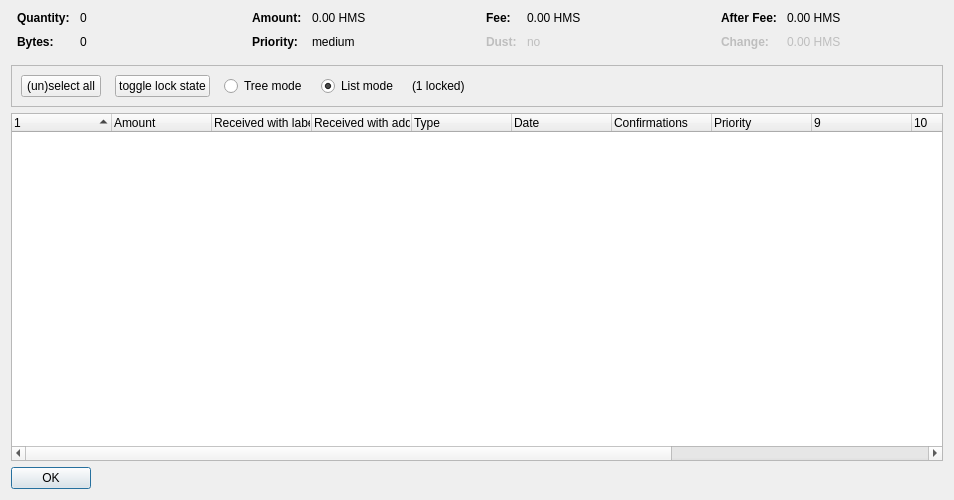
<?xml version="1.0" encoding="UTF-8"?>
<ui version="4.0">
 <class>CoinControlDialog</class>
 <widget class="QDialog" name="CoinControlDialog">
  <property name="geometry">
   <rect>
    <x>0</x>
    <y>0</y>
    <width>954</width>
    <height>500</height>
   </rect>
  </property>
  <property name="windowTitle">
   <string>Coin Selection</string>
  </property>
  <layout class="QVBoxLayout" name="verticalLayout">
   <item>
    <layout class="QHBoxLayout" name="horizontalLayoutTop" stretch="0,0,0,0">
     <property name="topMargin">
      <number>0</number>
     </property>
     <property name="bottomMargin">
      <number>10</number>
     </property>
     <item>
      <layout class="QFormLayout" name="formLayoutCoinControl1">
       <property name="horizontalSpacing">
        <number>10</number>
       </property>
       <property name="verticalSpacing">
        <number>10</number>
       </property>
       <property name="leftMargin">
        <number>6</number>
       </property>
       <property name="rightMargin">
        <number>6</number>
       </property>
       <item row="0" column="0">
        <widget class="QLabel" name="labelCoinControlQuantityText">
         <property name="font">
          <font>
           <weight>75</weight>
           <bold>true</bold>
          </font>
         </property>
         <property name="text">
          <string>Quantity:</string>
         </property>
        </widget>
       </item>
       <item row="0" column="1">
        <widget class="QLabel" name="labelCoinControlQuantity">
         <property name="cursor">
          <cursorShape>IBeamCursor</cursorShape>
         </property>
         <property name="contextMenuPolicy">
          <enum>Qt::ActionsContextMenu</enum>
         </property>
         <property name="text">
          <string notr="true">0</string>
         </property>
         <property name="textInteractionFlags">
          <set>Qt::LinksAccessibleByMouse|Qt::TextSelectableByKeyboard|Qt::TextSelectableByMouse</set>
         </property>
        </widget>
       </item>
       <item row="1" column="0">
        <widget class="QLabel" name="labelCoinControlBytesText">
         <property name="font">
          <font>
           <weight>75</weight>
           <bold>true</bold>
          </font>
         </property>
         <property name="text">
          <string>Bytes:</string>
         </property>
        </widget>
       </item>
       <item row="1" column="1">
        <widget class="QLabel" name="labelCoinControlBytes">
         <property name="cursor">
          <cursorShape>IBeamCursor</cursorShape>
         </property>
         <property name="contextMenuPolicy">
          <enum>Qt::ActionsContextMenu</enum>
         </property>
         <property name="text">
          <string notr="true">0</string>
         </property>
         <property name="textInteractionFlags">
          <set>Qt::LinksAccessibleByMouse|Qt::TextSelectableByKeyboard|Qt::TextSelectableByMouse</set>
         </property>
        </widget>
       </item>
      </layout>
     </item>
     <item>
      <layout class="QFormLayout" name="formLayoutCoinControl2">
       <property name="horizontalSpacing">
        <number>10</number>
       </property>
       <property name="verticalSpacing">
        <number>10</number>
       </property>
       <property name="leftMargin">
        <number>6</number>
       </property>
       <property name="rightMargin">
        <number>6</number>
       </property>
       <item row="0" column="0">
        <widget class="QLabel" name="labelCoinControlAmountText">
         <property name="font">
          <font>
           <weight>75</weight>
           <bold>true</bold>
          </font>
         </property>
         <property name="text">
          <string>Amount:</string>
         </property>
        </widget>
       </item>
       <item row="0" column="1">
        <widget class="QLabel" name="labelCoinControlAmount">
         <property name="cursor">
          <cursorShape>IBeamCursor</cursorShape>
         </property>
         <property name="contextMenuPolicy">
          <enum>Qt::ActionsContextMenu</enum>
         </property>
         <property name="text">
          <string notr="true">0.00 HMS</string>
         </property>
         <property name="textInteractionFlags">
          <set>Qt::LinksAccessibleByMouse|Qt::TextSelectableByKeyboard|Qt::TextSelectableByMouse</set>
         </property>
        </widget>
       </item>
       <item row="1" column="0">
        <widget class="QLabel" name="labelCoinControlPriorityText">
         <property name="font">
          <font>
           <weight>75</weight>
           <bold>true</bold>
          </font>
         </property>
         <property name="text">
          <string>Priority:</string>
         </property>
        </widget>
       </item>
       <item row="1" column="1">
        <widget class="QLabel" name="labelCoinControlPriority">
         <property name="cursor">
          <cursorShape>IBeamCursor</cursorShape>
         </property>
         <property name="contextMenuPolicy">
          <enum>Qt::ActionsContextMenu</enum>
         </property>
         <property name="text">
          <string>medium</string>
         </property>
         <property name="textInteractionFlags">
          <set>Qt::LinksAccessibleByMouse|Qt::TextSelectableByKeyboard|Qt::TextSelectableByMouse</set>
         </property>
        </widget>
       </item>
      </layout>
     </item>
     <item>
      <layout class="QFormLayout" name="formLayoutCoinControl3">
       <property name="horizontalSpacing">
        <number>10</number>
       </property>
       <property name="verticalSpacing">
        <number>10</number>
       </property>
       <property name="leftMargin">
        <number>6</number>
       </property>
       <property name="rightMargin">
        <number>6</number>
       </property>
       <item row="0" column="0">
        <widget class="QLabel" name="labelCoinControlFeeText">
         <property name="font">
          <font>
           <weight>75</weight>
           <bold>true</bold>
          </font>
         </property>
         <property name="text">
          <string>Fee:</string>
         </property>
        </widget>
       </item>
       <item row="0" column="1">
        <widget class="QLabel" name="labelCoinControlFee">
         <property name="cursor">
          <cursorShape>IBeamCursor</cursorShape>
         </property>
         <property name="contextMenuPolicy">
          <enum>Qt::ActionsContextMenu</enum>
         </property>
         <property name="text">
          <string notr="true">0.00 HMS</string>
         </property>
         <property name="textInteractionFlags">
          <set>Qt::LinksAccessibleByMouse|Qt::TextSelectableByKeyboard|Qt::TextSelectableByMouse</set>
         </property>
        </widget>
       </item>
       <item row="1" column="0">
        <widget class="QLabel" name="labelCoinControlLowOutputText">
         <property name="enabled">
          <bool>false</bool>
         </property>
         <property name="font">
          <font>
           <weight>75</weight>
           <bold>true</bold>
          </font>
         </property>
         <property name="text">
          <string>Dust:</string>
         </property>
        </widget>
       </item>
       <item row="1" column="1">
        <widget class="QLabel" name="labelCoinControlLowOutput">
         <property name="enabled">
          <bool>false</bool>
         </property>
         <property name="cursor">
          <cursorShape>IBeamCursor</cursorShape>
         </property>
         <property name="contextMenuPolicy">
          <enum>Qt::ActionsContextMenu</enum>
         </property>
         <property name="text">
          <string>no</string>
         </property>
         <property name="textInteractionFlags">
          <set>Qt::LinksAccessibleByMouse|Qt::TextSelectableByKeyboard|Qt::TextSelectableByMouse</set>
         </property>
        </widget>
       </item>
      </layout>
     </item>
     <item>
      <layout class="QFormLayout" name="formLayoutCoinControl4">
       <property name="horizontalSpacing">
        <number>10</number>
       </property>
       <property name="verticalSpacing">
        <number>10</number>
       </property>
       <property name="leftMargin">
        <number>6</number>
       </property>
       <property name="rightMargin">
        <number>6</number>
       </property>
       <item row="0" column="0">
        <widget class="QLabel" name="labelCoinControlAfterFeeText">
         <property name="font">
          <font>
           <weight>75</weight>
           <bold>true</bold>
          </font>
         </property>
         <property name="text">
          <string>After Fee:</string>
         </property>
        </widget>
       </item>
       <item row="0" column="1">
        <widget class="QLabel" name="labelCoinControlAfterFee">
         <property name="cursor">
          <cursorShape>IBeamCursor</cursorShape>
         </property>
         <property name="contextMenuPolicy">
          <enum>Qt::ActionsContextMenu</enum>
         </property>
         <property name="text">
          <string notr="true">0.00 HMS</string>
         </property>
         <property name="textInteractionFlags">
          <set>Qt::LinksAccessibleByMouse|Qt::TextSelectableByKeyboard|Qt::TextSelectableByMouse</set>
         </property>
        </widget>
       </item>
       <item row="1" column="0">
        <widget class="QLabel" name="labelCoinControlChangeText">
         <property name="enabled">
          <bool>false</bool>
         </property>
         <property name="font">
          <font>
           <weight>75</weight>
           <bold>true</bold>
          </font>
         </property>
         <property name="text">
          <string>Change:</string>
         </property>
        </widget>
       </item>
       <item row="1" column="1">
        <widget class="QLabel" name="labelCoinControlChange">
         <property name="enabled">
          <bool>false</bool>
         </property>
         <property name="cursor">
          <cursorShape>IBeamCursor</cursorShape>
         </property>
         <property name="contextMenuPolicy">
          <enum>Qt::ActionsContextMenu</enum>
         </property>
         <property name="text">
          <string notr="true">0.00 HMS</string>
         </property>
         <property name="textInteractionFlags">
          <set>Qt::LinksAccessibleByMouse|Qt::TextSelectableByKeyboard|Qt::TextSelectableByMouse</set>
         </property>
        </widget>
       </item>
      </layout>
     </item>
    </layout>
   </item>
   <item>
    <widget class="QFrame" name="frame">
     <property name="minimumSize">
      <size>
       <width>0</width>
       <height>40</height>
      </size>
     </property>
     <property name="frameShape">
      <enum>QFrame::StyledPanel</enum>
     </property>
     <property name="frameShadow">
      <enum>QFrame::Sunken</enum>
     </property>
     <layout class="QHBoxLayout" name="horizontalLayout">
      <item>
       <layout class="QHBoxLayout" name="horizontalLayoutPanel" stretch="0,0,0,0,0,0">
        <property name="spacing">
         <number>14</number>
        </property>
        <item>
         <widget class="QPushButton" name="pushButtonSelectAll">
          <property name="sizePolicy">
           <sizepolicy hsizetype="Maximum" vsizetype="Fixed">
            <horstretch>0</horstretch>
            <verstretch>0</verstretch>
           </sizepolicy>
          </property>
          <property name="text">
           <string>(un)select all</string>
          </property>
          <property name="autoDefault">
           <bool>false</bool>
          </property>
         </widget>
        </item>
        <item>
         <widget class="QPushButton" name="pushButtonToggleLock">
          <property name="sizePolicy">
           <sizepolicy hsizetype="Maximum" vsizetype="Fixed">
            <horstretch>0</horstretch>
            <verstretch>0</verstretch>
           </sizepolicy>
          </property>
          <property name="text">
           <string>toggle lock state</string>
          </property>
          <property name="autoDefault">
           <bool>false</bool>
          </property>
         </widget>
        </item>
        <item>
         <widget class="QRadioButton" name="radioTreeMode">
          <property name="sizePolicy">
           <sizepolicy hsizetype="Maximum" vsizetype="Fixed">
            <horstretch>0</horstretch>
            <verstretch>0</verstretch>
           </sizepolicy>
          </property>
          <property name="text">
           <string>Tree mode</string>
          </property>
         </widget>
        </item>
        <item>
         <widget class="QRadioButton" name="radioListMode">
          <property name="sizePolicy">
           <sizepolicy hsizetype="Maximum" vsizetype="Fixed">
            <horstretch>0</horstretch>
            <verstretch>0</verstretch>
           </sizepolicy>
          </property>
          <property name="text">
           <string>List mode</string>
          </property>
          <property name="checked">
           <bool>true</bool>
          </property>
         </widget>
        </item>
        <item>
         <widget class="QLabel" name="labelLocked">
          <property name="text">
           <string>(1 locked)</string>
          </property>
         </widget>
        </item>
        <item>
         <spacer name="horizontalSpacer">
          <property name="orientation">
           <enum>Qt::Horizontal</enum>
          </property>
          <property name="sizeHint" stdset="0">
           <size>
            <width>40</width>
            <height>20</height>
           </size>
          </property>
         </spacer>
        </item>
       </layout>
      </item>
     </layout>
    </widget>
   </item>
   <item>
    <widget class="CoinControlTreeWidget" name="treeWidget">
     <property name="contextMenuPolicy">
      <enum>Qt::CustomContextMenu</enum>
     </property>
     <property name="sortingEnabled">
      <bool>false</bool>
     </property>
     <property name="columnCount">
      <number>13</number>
     </property>
     <attribute name="headerShowSortIndicator" stdset="0">
      <bool>true</bool>
     </attribute>
     <attribute name="headerStretchLastSection">
      <bool>false</bool>
     </attribute>
     <column>
      <property name="text">
       <string/>
      </property>
     </column>
     <column>
      <property name="text">
       <string>Amount</string>
      </property>
     </column>
     <column>
      <property name="text">
       <string>Received with label</string>
      </property>
     </column>
     <column>
      <property name="text">
       <string>Received with address</string>
      </property>
     </column>
     <column>
      <property name="text">
       <string>Type</string>
      </property>
     </column>
     <column>
      <property name="text">
       <string>Date</string>
      </property>
     </column>
     <column>
      <property name="text">
       <string>Confirmations</string>
      </property>
      <property name="toolTip">
       <string>Confirmed</string>
      </property>
     </column>
     <column>
      <property name="text">
       <string>Priority</string>
      </property>
     </column>
     <column>
      <property name="text">
       <string/>
      </property>
     </column>
     <column>
      <property name="text">
       <string/>
      </property>
     </column>
     <column>
      <property name="text">
       <string/>
      </property>
     </column>
     <column>
      <property name="text">
       <string/>
      </property>
     </column>
     <column>
      <property name="text">
       <string/>
      </property>
     </column>
    </widget>
   </item>
   <item>
    <widget class="QDialogButtonBox" name="buttonBox">
     <property name="sizePolicy">
      <sizepolicy hsizetype="Maximum" vsizetype="Fixed">
       <horstretch>0</horstretch>
       <verstretch>0</verstretch>
      </sizepolicy>
     </property>
     <property name="orientation">
      <enum>Qt::Horizontal</enum>
     </property>
     <property name="standardButtons">
      <set>QDialogButtonBox::Ok</set>
     </property>
    </widget>
   </item>
  </layout>
 </widget>
 <customwidgets>
  <customwidget>
   <class>CoinControlTreeWidget</class>
   <extends>QTreeWidget</extends>
   <header>coincontroltreewidget.h</header>
  </customwidget>
 </customwidgets>
 <resources/>
 <connections/>
</ui>
